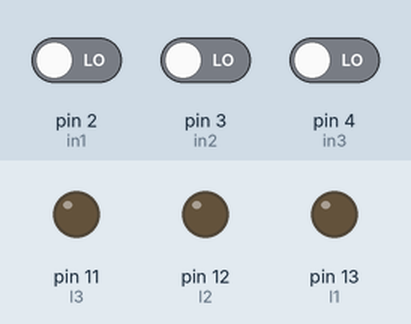
Recording of a sketch running on a simulated Arduino Uno, built with avr-gcc and run on an emulated ATmega328P. Shown: output pins drawn as LEDs (lit = HIGH). The test bench sets the inputs (shaded band); at power-on: pin 2 (in1) LOW, pin 3 (in2) LOW, pin 4 (in3) LOW.

Above: at 1.2 s.
1.3 s: pin 2 (in1) driven HIGH
At 2.5 s:
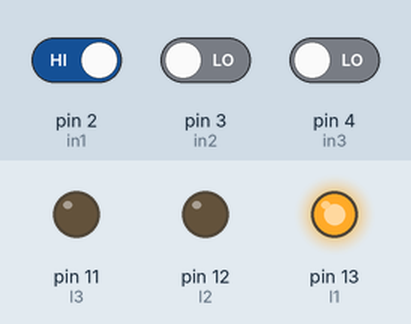
2.8 s: pin 3 (in2) driven HIGH
At 3.7 s:
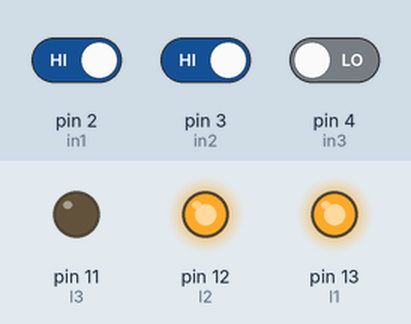
4.3 s: pin 4 (in3) driven HIGH
At 4.8 s:
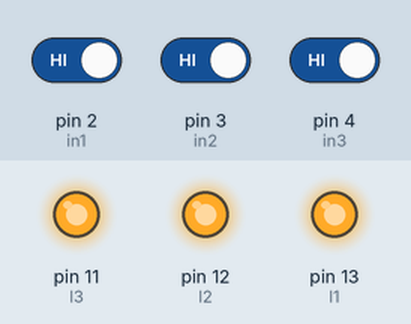
5.8 s: pin 2 (in1) driven LOW
At 7.0 s:
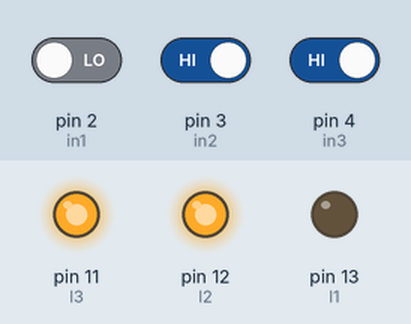
7.3 s: pin 3 (in2) driven LOW
At 8.3 s:
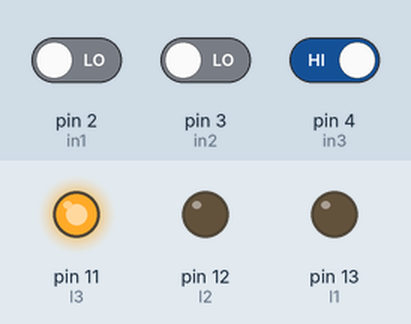
8.8 s: pin 2 (in1) driven HIGH
At 9.4 s:
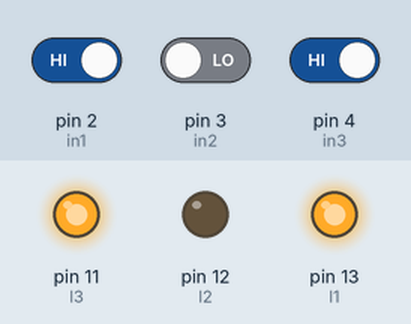
Timing chart, 0 to 11.3 s (numbered marks = the images above; inputs shaded):
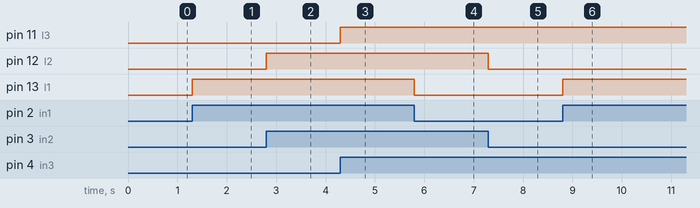

The sketch:

switch.ino
```cpp
//int buzzer = 13; //buzzer on 13
//int prPin = 7; //Input for HC-S501
int statIn=21,
    statOut=20,

    in1=2,
    in2=3,
    in3=4,

    l1=13,
    l2=12,
    l3=11;

void setup() {
  //pinMode(buzzer,OUTPUT);
  //pinMode(pirPin,INPUT);
  //pinMode(statIn,INPUT);
  //pinMode(statOut,OUTPUT);
  pinMode(in1,INPUT);
  pinMode(in2,INPUT);
  pinMode(in3,INPUT);
  pinMode(l1,OUTPUT);
  pinMode(l2,OUTPUT);
  pinMode(l3,OUTPUT);
}

void loop() {
  /*if(digitalRead(pirPin)==HIGH){
    digitalWrite(buzzer,HIGH);
    delay(1000);
  }else{
    digitalWrite(buzzer,LOW);
  }*/

  if(digitalRead(in1)==HIGH) digitalWrite(l1,HIGH);
  else digitalWrite(l1,LOW);

  if(digitalRead(in2)==HIGH) digitalWrite(l2,HIGH);
  else digitalWrite(l2,LOW);

  if(digitalRead(in3)==HIGH) digitalWrite(l3,HIGH);
  else digitalWrite(l3,LOW);
}
```

Measured:
- after the input at 1.3 s, pin 13 (l1): LOW → HIGH at once
- after the input at 2.8 s, pin 12 (l2): LOW → HIGH at once
- after the input at 4.3 s, pin 11 (l3): LOW → HIGH at once
- after the input at 5.8 s, pin 13 (l1): HIGH → LOW at once
- after the input at 7.3 s, pin 12 (l2): HIGH → LOW at once
- after the input at 8.8 s, pin 13 (l1): LOW → HIGH at once
